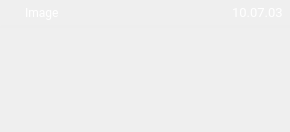
                 <widget class="QWidget" name="image_union_3" native="true">
                  <property name="minimumSize">
                   <size>
                    <width>0</width>
                    <height>132</height>
                   </size>
                  </property>
                  <property name="maximumSize">
                   <size>
                    <width>16777215</width>
                    <height>132</height>
                   </size>
                  </property>
                  <property name="layoutDirection">
                   <enum>Qt::LeftToRight</enum>
                  </property>
                  <property name="styleSheet">
                   <string notr="true">.clipboard_union{
	background-color: #585B64;
	border-radius: 5px;
}</string>
                  </property>
                  <property name="class" stdset="0">
                   <string>clipboard_union</string>
                  </property>
                  <layout class="QVBoxLayout" name="verticalLayout_13">
                   <property name="spacing">
                    <number>0</number>
                   </property>
                   <property name="leftMargin">
                    <number>0</number>
                   </property>
                   <property name="topMargin">
                    <number>0</number>
                   </property>
                   <property name="rightMargin">
                    <number>0</number>
                   </property>
                   <property name="bottomMargin">
                    <number>0</number>
                   </property>
                   <item>
                    <widget class="QWidget" name="union_info_6" native="true">
                     <property name="minimumSize">
                      <size>
                       <width>0</width>
                       <height>25</height>
                      </size>
                     </property>
                     <property name="maximumSize">
                      <size>
                       <width>16777215</width>
                       <height>25</height>
                      </size>
                     </property>
                     <property name="font">
                      <font>
                       <pointsize>8</pointsize>
                      </font>
                     </property>
                     <layout class="QHBoxLayout" name="horizontalLayout_12">
                      <property name="spacing">
                       <number>0</number>
                      </property>
                      <property name="leftMargin">
                       <number>0</number>
                      </property>
                      <property name="topMargin">
                       <number>0</number>
                      </property>
                      <property name="rightMargin">
                       <number>7</number>
                      </property>
                      <property name="bottomMargin">
                       <number>0</number>
                      </property>
                      <item>
                       <widget class="QLabel" name="label_18">
                        <property name="minimumSize">
                         <size>
                          <width>25</width>
                          <height>25</height>
                         </size>
                        </property>
                        <property name="maximumSize">
                         <size>
                          <width>25</width>
                          <height>25</height>
                         </size>
                        </property>
                        <property name="text">
                         <string/>
                        </property>
                        <property name="pixmap">
                         <pixmap>../sources/images/image-ico.svg</pixmap>
                        </property>
                       </widget>
                      </item>
                      <item>
                       <widget class="QLabel" name="label_19">
                        <property name="font">
                         <font>
                          <family>Roboto</family>
                          <weight>50</weight>
                          <bold>false</bold>
                         </font>
                        </property>
                        <property name="styleSheet">
                         <string notr="true">color: #FFFFFF;</string>
                        </property>
                        <property name="text">
                         <string>Image</string>
                        </property>
                       </widget>
                      </item>
                      <item>
                       <spacer name="horizontalSpacer_6">
                        <property name="orientation">
                         <enum>Qt::Horizontal</enum>
                        </property>
                        <property name="sizeHint" stdset="0">
                         <size>
                          <width>40</width>
                          <height>20</height>
                         </size>
                        </property>
                       </spacer>
                      </item>
                      <item>
                       <widget class="QLabel" name="label_20">
                        <property name="font">
                         <font>
                          <family>Roboto</family>
                          <pointsize>10</pointsize>
                         </font>
                        </property>
                        <property name="styleSheet">
                         <string notr="true">color: #FFFFFF;</string>
                        </property>
                        <property name="text">
                         <string>10.07.03</string>
                        </property>
                       </widget>
                      </item>
                     </layout>
                    </widget>
                   </item>
                   <item>
                    <widget class="Line" name="line_6">
                     <property name="minimumSize">
                      <size>
                       <width>290</width>
                       <height>3</height>
                      </size>
                     </property>
                     <property name="maximumSize">
                      <size>
                       <width>290</width>
                       <height>3</height>
                      </size>
                     </property>
                     <property name="styleSheet">
                      <string notr="true">background-color: #EEEEEE;
border-radius: 1px;</string>
                     </property>
                     <property name="orientation">
                      <enum>Qt::Horizontal</enum>
                     </property>
                    </widget>
                   </item>
                   <item>
                    <widget class="QWidget" name="union_data_6" native="true">
                     <layout class="QHBoxLayout" name="horizontalLayout_13">
                      <property name="spacing">
                       <number>5</number>
                      </property>
                      <property name="leftMargin">
                       <number>6</number>
                      </property>
                      <property name="topMargin">
                       <number>6</number>
                      </property>
                      <property name="rightMargin">
                       <number>6</number>
                      </property>
                      <property name="bottomMargin">
                       <number>6</number>
                      </property>
                      <item>
                       <widget class="QLabel" name="text_6">
                        <property name="minimumSize">
                         <size>
                          <width>0</width>
                          <height>0</height>
                         </size>
                        </property>
                        <property name="maximumSize">
                         <size>
                          <width>16777215</width>
                          <height>16777215</height>
                         </size>
                        </property>
                        <property name="font">
                         <font>
                          <family>DejaVu Sans</family>
                          <pointsize>12</pointsize>
                         </font>
                        </property>
                        <property name="styleSheet">
                         <string notr="true">color: #FFFFFF;</string>
                        </property>
                        <property name="text">
                         <string/>
                        </property>
                        <property name="alignment">
                         <set>Qt::AlignLeading|Qt::AlignLeft|Qt::AlignTop</set>
                        </property>
                        <property name="wordWrap">
                         <bool>true</bool>
                        </property>
                       </widget>
                      </item>
                     </layout>
                    </widget>
                   </item>
                  </layout>
                 </widget>
